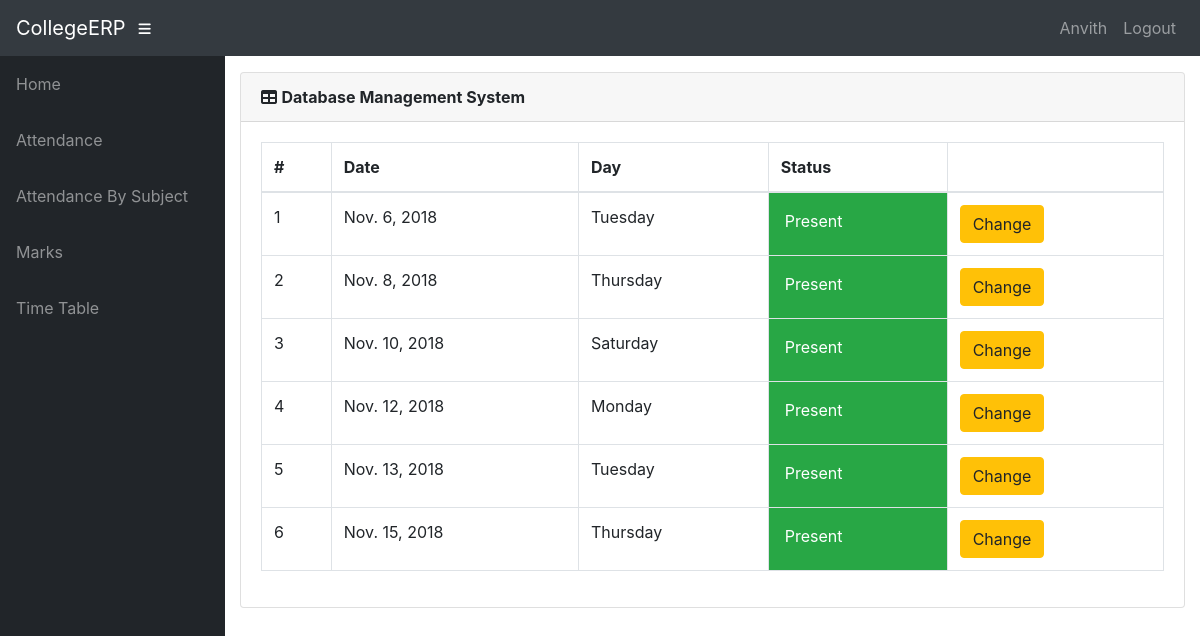
Screenshot of /info/teacher/CS01/CS510/attendance/ (signed in) with the database file from the repository.
### info/models.py (models this page shows, shortened)
class User(AbstractUser):
    @property
    def is_student(self):
        if hasattr(self, 'student'):
            return True
        return False

class Student(models.Model):
    user = models.OneToOneField(User, on_delete=models.CASCADE, null=True)
    class_id = models.ForeignKey(Class, on_delete=models.CASCADE, default=1)
    USN = models.CharField(primary_key='True', max_length=100)
    name = models.CharField(max_length=200)
    sex = models.CharField(max_length=50, choices=sex_choice, default='Male')
    DOB = models.DateField(default='1998-01-01')

class Course(models.Model):
    dept = models.ForeignKey(Dept, on_delete=models.CASCADE)
    id = models.CharField(primary_key='True', max_length=50)
    name = models.CharField(max_length=50)
    shortname = models.CharField(max_length=50, default='X')

class Attendance(models.Model):
    course = models.ForeignKey(Course, on_delete=models.CASCADE)
    student = models.ForeignKey(Student, on_delete=models.CASCADE)
    attendanceclass = models.ForeignKey(AttendanceClass, on_delete=models.CASCADE, default=1)
    date = models.DateField(default='2018-10-23')
    status = models.BooleanField(default='True')

### info/views.py (the view)
# urls.py: path('teacher/<slug:stud_id>/<slug:course_id>/attendance/', views.t_attendance_detail, name='t_attendance_detail'),
@login_required()
def t_attendance_detail(request, stud_id, course_id):
    stud = get_object_or_404(Student, USN=stud_id)
    cr = get_object_or_404(Course, id=course_id)
    att_list = Attendance.objects.filter(course=cr, student=stud).order_by('date')
    return render(request, 'info/t_att_detail.html', {'att_list': att_list, 'cr': cr})

### info/templates/info/t_att_detail.html (shortened to what this page needs)
<!DOCTYPE html>
<html lang="en">
<head>
    {% extends 'info/base.html' %}
    {% load static %}
    {% block content %}
        <div class="card mb-3">
            <div class="card-header">
              <i class="fas fa-table"></i>
            <strong>{{ cr.name }}</strong></div>
            <div class="card-body">
              <div class="table-responsive">
                <table class="table table-bordered" id="dataTable" width="100%" cellspacing="0">
                  <thead>
                    <tr>
                        <th>#</th>
                        <th>Date</th>
                        <th>Day</th>
                        <th>Status</th>
                        <th></th>
                    </tr>
                  </thead>
                  <tbody>
                        {% for a in att_list %}
                        <tr class="row100 body">
                            <td>{{ forloop.counter }}</td>
                            <td>{{ a.date }}</td>
                            <td>{{ a.date|date:"l" }}</td>
                            {% if a.status %}
                            <td class="p-3 mb-2 bg-success text-white">Present </td>
                            {% else %}
                            <td class="p-3 mb-2 bg-danger text-white">Absent <span class="glyphicon glyphicon-thumbs-down"></span</td>
                            {% endif %}
                            <td><a class="btn btn-warning" href="{% url 'change_att' a.id %}">Change</a> </td>
                        </tr>
                    {% empty %}
                            <p>student has no attendance</p>
                    {% endfor %}
                  </tbody>
                </table>
              </div>
            </div>
          </div>
    {% endblock %}

### info/templates/info/base.html (shortened to what this page needs)
<!DOCTYPE html>
<html lang="en">
  <head>
      {% load static %}
    <link href="{% static '/info/bootstrap/vendor/bootstrap/css/bootstrap.min.css' %}" rel="stylesheet">
    <link href="{% static '/info/bootstrap/vendor/fontawesome-free/css/all.min.css' %}" rel="stylesheet" type="text/css">
    <link href="{% static '/info/bootstrap/vendor/datatables/dataTables.bootstrap4.css' %}" rel="stylesheet">
    <link href="{% static '/info/bootstrap/css/sb-admin.css' %}" rel="stylesheet">
  </head>
  <body id="page-top">
    <nav class="navbar navbar-expand navbar-dark bg-dark static-top">
      <a class="navbar-brand mr-1" href="{% url 'index' %}">CollegeERP</a>
      <button class="btn btn-link btn-sm text-white order-1 order-sm-0" id="sidebarToggle" href="#">
        <i class="fas fa-bars"></i>
      </button>
        <div class="collapse navbar-collapse" id="navbarResponsive">
          <ul class="navbar-nav ml-auto">
            <li class="nav-item">
                {% if request.user.is_student %}
                    <a class="nav-link text-capitalize">{{ request.user.student.name }}</a>
                {% elif request.user.is_teacher %}
                    <a class="nav-link text-capitalize">{{ request.user.teacher.name }}</a>
                {% endif %}
            </li>
            <li class="nav-item">
                <a class="nav-link" href="#" data-toggle="modal" data-target="#logoutModal">Logout</a>
            </li>
          </ul>
        </div>
    </nav>
    <div id="wrapper">
      <ul class="sidebar navbar-nav">
            <li class="nav-item">
              <a class="nav-link" href="{% url 'index' %}">
                <span>Home</span>
              </a>
            </li>
        {% if request.user.is_student %}
            <li class="nav-item">
              <a class="nav-link" href="{% url 'attendance' request.user.student.USN %}">
                <span>Attendance</span>
              </a>
            </li>
            <li class="nav-item">
              <a class="nav-link" href="{% url 'attendance' request.user.student.USN %}">
                <span>Attendance By Subject</span>
              </a>
            </li>
            <li class="nav-item">
              <a class="nav-link" href="{% url 'marks_list' request.user.student.USN %}">
                <span>Marks</span>
              </a>
            </li>
              <li class="nav-item">
              <a class="nav-link" href="{% url 'timetable' request.user.student.class_id_id %}">
                <span>Time Table</span>
              </a>
            </li>
        {% endif %}
      </ul>
      <div id="content-wrapper">
        <div class="container-fluid">
            {% block content %}
            {% endblock %}
        </div>
      </div>
    </div>
  </body>
</html>

### rows the page displays
User: user.student.name "Anvith"
Course: name "Database Management System"
Attendance: date "Nov. 6, 2018", date "Tuesday", status "Present"
Attendance: date "Nov. 8, 2018", date "Thursday", status "Present"
Attendance: date "Nov. 10, 2018", date "Saturday", status "Present"
Attendance: date "Nov. 12, 2018", date "Monday", status "Present"
Attendance: date "Nov. 13, 2018", date "Tuesday", status "Present"
Attendance: date "Nov. 15, 2018", date "Thursday", status "Present"
